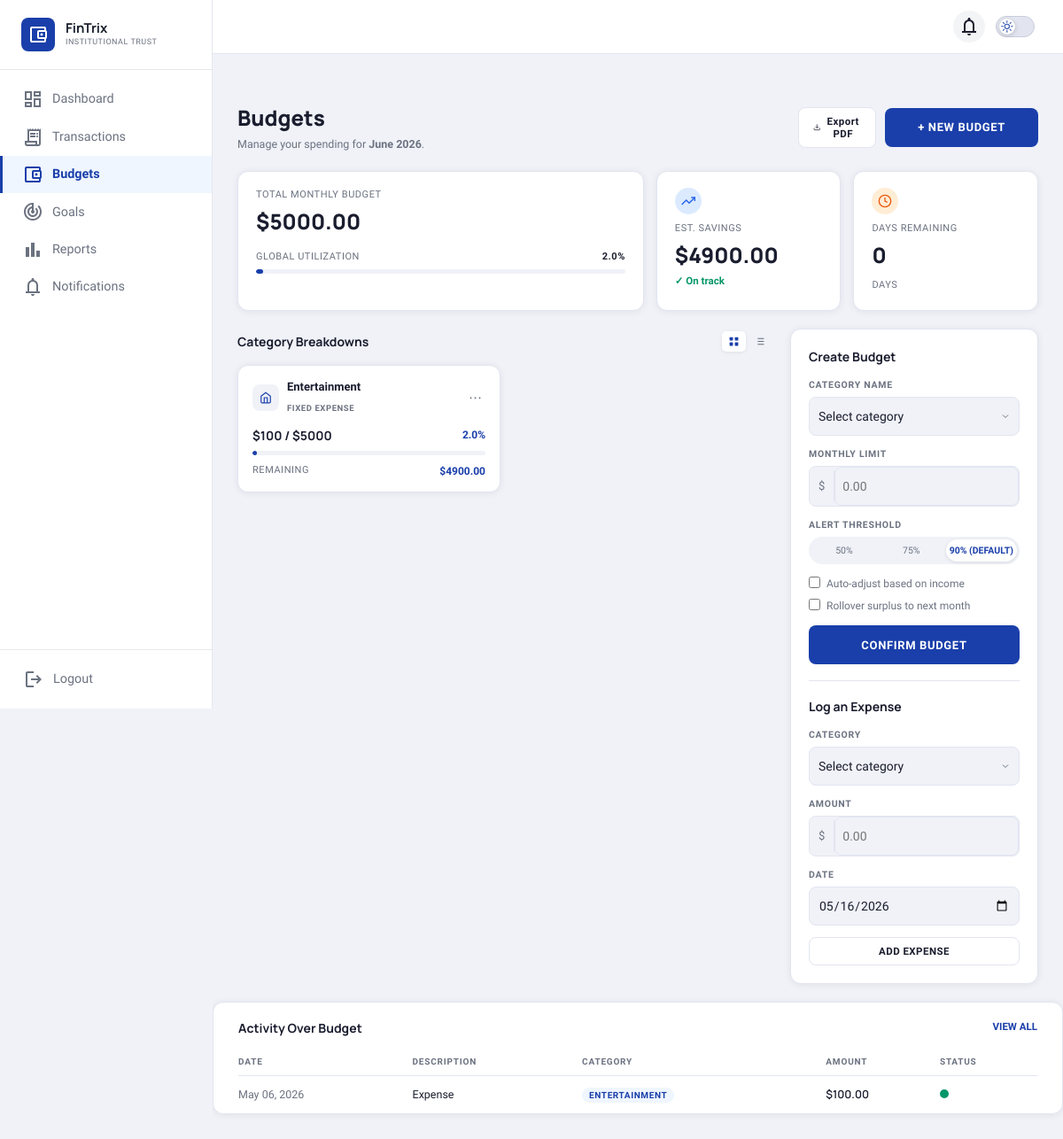
Screenshot of /budgets/2/ (signed in) with the database file from the repository.
### budgets/models.py (models this page shows, shortened)
class Budget(models.Model):
    month = models.DateField()
    year = models.IntegerField()
    def get_total_spent(self) -> float:
        result = self.category_budgets.aggregate(total=Sum("spent_amount"))["total"]
        return result if result else 0.0
    def get_remaining(self) -> float:
        total_limit = self.category_budgets.aggregate(total=Sum("limit"))["total"] or 0.0
        return total_limit - self.get_total_spent()

class Category(models.Model):
    name = models.CharField(max_length=100, unique=True)

class CategoryBudget(models.Model):
    budget = models.ForeignKey(
        Budget,
        on_delete=models.CASCADE,
        related_name="category_budgets",
    )
    category = models.ForeignKey(
        Category,
        on_delete=models.CASCADE,
        related_name="category_budgets",
    )
    limit = models.FloatField()
    spent_amount = models.FloatField(default=0.0)
    def get_remaining(self) -> float:
        return self.limit - self.spent_amount
    def is_limited(self) -> bool:
        return self.spent_amount >= self.limit

class Expense(models.Model):
    category_budget = models.ForeignKey(
        CategoryBudget,
        on_delete=models.CASCADE,
        related_name="expenses",
    )
    amount = models.FloatField()
    date = models.DateField()
    description     = models.CharField(max_length=200, blank=True, default="Expense")

### budgets/views.py (the view)
# urls.py: path("<int:budget_id>/",views.budget_detail,name="budget_detail"),
@login_required
def budget_detail(request, budget_id):
    budget           = get_object_or_404(Budget, id=budget_id)
    category_budgets = budget.category_budgets.select_related("category")
    categories  = []
    total_limit = 0.0
    total_spent = 0.0
    for cb in category_budgets:
        percentage = (cb.spent_amount / cb.limit * 100) if cb.limit > 0 else 0
        expenses = list(cb.expenses.order_by("-date").values("id", "amount", "date"))
        categories.append({
            "id":           cb.id,
            "name":         cb.category.name,
            "limit":        cb.limit,
            "spent_amount": cb.spent_amount,
            "remaining":    cb.get_remaining(),
            "percentage":   round(percentage, 1),
            "is_limited":   cb.is_limited(),
            "expenses":     expenses,
        })
        total_limit += cb.limit
        total_spent += cb.spent_amount
    global_utilization = (total_spent / total_limit * 100) if total_limit > 0 else 0
    today    = date.today()
    last_day = monthrange(budget.year, budget.month.month)[1]
    days_remaining = (
        last_day - today.day
        if (today.month == budget.month.month and today.year == budget.year)
        else 0
    )
    return render(request, "Budget.html", {
        "budget":             budget,
        "categories":         categories,
        "total_limit":        total_limit,
        "total_spent":        total_spent,
        "remaining":          budget.get_remaining(),
        "global_utilization": round(global_utilization, 1),
        "estimated_savings":  total_limit - total_spent,
        "days_remaining":     days_remaining,
    })

### budgets/templates/Budget.html (shortened to what this page needs)
{% load static %}
<!DOCTYPE html>
<html lang="en">
<head>
  <link rel="stylesheet" href="{% static 'css/style-Budget.css' %}" />
  <link rel="stylesheet" href="{% static 'css/theme-global.css' %}" />
</head>
<body>
<div class="app">
  {% include "includes/fintrix_sidebar.html" %}
  <main class="main">
    <div class="top-header">
      <a href="{% url 'notification_center' %}" class="header-icon" title="Notifications" aria-label="Notifications" style="text-decoration:none;color:inherit;">
      </a>
      {% include "includes/fintrix_theme_toggle.html" %}
    </div>
    <div class="page-header">
      <div>
        <h1 class="page-title">Budgets</h1>
        <p class="page-sub">
          {% if budget %}Manage your spending for <strong>{{ budget.month|date:"F" }} {{ budget.year }}</strong>.
          {% else %}Manage your monthly spending limits and financial health.{% endif %}
        </p>
      </div>
      <div class="header-btns">
        <button class="btn-outline" id="exportBtn">
          <svg viewBox="0 0 24 24" fill="none" stroke="currentColor" stroke-width="2" width="13" height="13"><path d="M21 15v4a2 2 0 0 1-2 2H5a2 2 0 0 1-2-2v-4"/><polyline points="7 10 12 15 17 10"/><line x1="12" y1="15" x2="12" y2="3"/></svg>
          Export PDF
        </button>
        <a href="{% url 'create_budget' %}" class="btn-primary">+ New Budget</a>
      </div>
    </div>
    {% if dashboard_data %}
    <div class="dash-grid">
      {% for item in dashboard_data %}
      <a href="{% url 'budget_detail' item.budget.id %}" class="dash-card">
        <div class="dash-card-top">
          <span class="dash-month">{{ item.budget.month|date:"F Y" }}</span>
          <span class="dash-badge">Active</span>
        </div>
        <div class="dash-nums">
          <div>
            <p class="lbl">Spent</p>
            <p class="num">${{ item.total_spent|floatformat:0 }}</p>
          </div>
          <div>
            <p class="lbl">Remaining</p>
            <p class="num green">${{ item.remaining|floatformat:0 }}</p>
          </div>
        </div>
      </a>
      {% empty %}
      <div class="no-budgets">
        <p>No budgets yet.</p>
        <a href="{% url 'create_budget' %}" class="btn-primary">Create your first budget</a>
      </div>
      {% endfor %}
    </div>
    {% elif budget %}
    <div class="stats-row">
      <div class="stat-card wide">
        <p class="lbl">TOTAL MONTHLY BUDGET</p>
        <div class="stat-main-row">
          <h2 class="stat-num">${{ total_limit|floatformat:2 }}</h2>
        </div>
        <div class="util-row">
          <span class="lbl">Global Utilization</span>
          <span class="lbl bold">{{ global_utilization }}%</span>
        </div>
        <div class="prog-track">
          <div class="prog-fill {% if global_utilization >= 90 %}fill-danger{% elif global_utilization >= 75 %}fill-warn{% endif %}"
               style="width:{{ global_utilization }}%"></div>
        </div>
      </div>
      <div class="stat-card">
        <div class="stat-icon blue">
          <svg viewBox="0 0 24 24" fill="none" stroke="currentColor" stroke-width="2" width="16" height="16"><polyline points="23 6 13.5 15.5 8.5 10.5 1 18"/><polyline points="17 6 23 6 23 12"/></svg>
        </div>
        <p class="lbl">EST. SAVINGS</p>
        <h2 class="stat-num">${{ estimated_savings|floatformat:2 }}</h2>
        <span class="on-track">✓ On track</span>
      </div>
      <div class="stat-card">
        <div class="stat-icon orange">
          <svg viewBox="0 0 24 24" fill="none" stroke="currentColor" stroke-width="2" width="16" height="16"><circle cx="12" cy="12" r="10"/><polyline points="12 6 12 12 16 14"/></svg>
        </div>
        <p class="lbl">DAYS REMAINING</p>
        <h2 class="stat-num">{{ days_remaining }}</h2>
        <span class="lbl">Days</span>
      </div>
    </div>
    <div class="content-wrap">
      <div class="content-left">
        <div class="sec-header">
          <h3 class="sec-title">Category Breakdowns</h3>
          <div class="view-btns">
            <button class="vbtn active" id="gridBtn">
              <svg viewBox="0 0 24 24" fill="currentColor" width="13" height="13"><rect x="3" y="3" width="7" height="7" rx="1"/><rect x="14" y="3" width="7" height="7" rx="1"/><rect x="3" y="14" width="7" height="7" rx="1"/><rect x="14" y="14" width="7" height="7" rx="1"/></svg>
            </button>
            <button class="vbtn" id="listBtn">
              <svg viewBox="0 0 24 24" fill="none" stroke="currentColor" stroke-width="2" width="13" height="13"><line x1="8" y1="6" x2="21" y2="6"/><line x1="8" y1="12" x2="21" y2="12"/><line x1="8" y1="18" x2="21" y2="18"/><line x1="3" y1="6" x2="3.01" y2="6"/></svg>
            </button>
          </div>
        </div>
        <div class="cat-grid" id="catGrid">
          {% for cat in categories %}
          <div class="cat-card {% if cat.percentage >= 90 %}cat-danger{% endif %}" data-name="{{ cat.name|lower }}">
            <div class="cat-head">
              <div class="cat-ico {% if cat.percentage >= 90 %}ico-danger{% endif %}">
                <svg viewBox="0 0 24 24" fill="none" stroke="currentColor" stroke-width="2" width="14" height="14"><path d="M3 9l9-7 9 7v11a2 2 0 0 1-2 2H5a2 2 0 0 1-2-2z"/><polyline points="9 22 9 12 15 12 15 22"/></svg>
              </div>
              <div class="cat-meta">
                <p class="cat-name">{{ cat.name }}</p>
                <span class="cat-tag {% if cat.percentage >= 90 %}tag-red{% endif %}">
                  {% if cat.percentage >= 90 %}CRITICAL{% else %}FIXED EXPENSE{% endif %}
                </span>
              </div>
              <button class="more-btn" data-id="{{ cat.id }}" data-budget="{{ budget.id }}">⋯</button>
            </div>
            <div class="cat-row">
              <span class="cat-spent">${{ cat.spent_amount|floatformat:0 }} / ${{ cat.limit|floatformat:0 }}</span>
              <span class="cat-pct {% if cat.percentage >= 90 %}pct-red{% elif cat.percentage >= 75 %}pct-warn{% endif %}">{{ cat.percentage }}%</span>
            </div>
            <div class="prog-track">
              <div class="prog-fill {% if cat.percentage >= 90 %}fill-danger{% elif cat.percentage >= 75 %}fill-warn{% elif cat.percentage >= 50 %}fill-ok{% endif %}"
                   style="width:{{ cat.percentage }}%"></div>
            </div>
            <div class="cat-foot">
              <span class="lbl">Remaining</span>
              <span class="rem-val {% if cat.percentage >= 90 %}rem-red{% endif %}">${{ cat.remaining|floatformat:2 }}</span>
            </div>
          </div>
          {% empty %}
          <div class="cat-empty">No categories added yet. Use the form to get started.</div>
          {% endfor %}
        </div>
      </div>
      <div class="content-right" id="formSection">
        <div class="form-card">
          <h3 class="form-title">Create Budget</h3>
          <form method="POST" action="{% url 'add_category_limit' budget.id %}" id="categoryForm">
            <div class="field">
              <label class="field-lbl">CATEGORY NAME</label>
              <div class="select-wrap">
                <select name="category_name" id="catSelect" required>
                  <option value="" disabled selected>Select category</option>
                </select>
              </div>
            </div>
            <div class="field">
              <label class="field-lbl">MONTHLY LIMIT</label>
              <div class="money-input">
                <span class="money-sym">$</span>
                <input type="number" name="limit" id="limitInput" step="0.01" min="0.01" placeholder="0.00" required />
              </div>
            </div>
            <div class="field">
              <label class="field-lbl">ALERT THRESHOLD</label>
              <div class="thresh-row">
                <span class="thresh-opt" data-val="50">50%</span>
                <span class="thresh-opt" data-val="75">75%</span>
                <span class="thresh-opt active" data-val="90">90% (DEFAULT)</span>
              </div>
            </div>
            <div class="field checks">
              <label class="chk-lbl"><input type="checkbox" name="auto_adjust" /> Auto-adjust based on income</label>
              <label class="chk-lbl"><input type="checkbox" name="rollover" /> Rollover surplus to next month</label>
            </div>
            <button type="submit" class="btn-primary full">CONFIRM BUDGET</button>
          </form>
          <div class="divider"></div>
          <h3 class="form-title">Log an Expense</h3>
          <form method="POST" action="{% url 'add_expense' budget.id %}" id="expenseForm">
            <div class="field">
              <label class="field-lbl">CATEGORY</label>
              <div class="select-wrap">
                <select name="category_name" required>
                  <option value="" disabled selected>Select category</option>
                </select>
              </div>
            </div>
            <div class="field">
              <label class="field-lbl">AMOUNT</label>
              <div class="money-input">
                <span class="money-sym">$</span>
                <input type="number" name="amount" step="0.01" min="0.01" placeholder="0.00" required />
              </div>
            </div>
            <div class="field">
              <label class="field-lbl">DATE</label>
              <input type="date" name="date" id="expenseDate" required />
            </div>
            <button type="submit" class="btn-outline full">ADD EXPENSE</button>
          </form>
        </div>
      </div>
    </div>
    <div class="activity-card">
      <div class="sec-header">
        <h3 class="sec-title">Activity Over Budget</h3>
        <a href="#" class="view-all">VIEW ALL</a>
      </div>
      <table class="act-table">
        <thead>
          <tr>
            <th>DATE</th>
            <th>DESCRIPTION</th>
            <th>CATEGORY</th>
            <th>AMOUNT</th>
            <th>STATUS</th>
          </tr>
        </thead>
        <tbody>
          {% for cat in categories %}
            {% for expense in cat.expenses %}
            <tr>
              <td class="act-date">{{ expense.date|date:"M d, Y" }}</td>
              <td class="act-desc">{{ expense.description|default:"Expense" }}</td>
              <td><span class="act-cat-tag">{{ cat.name }}</span></td>
              <td class="act-amt">${{ expense.amount|floatformat:2 }}</td>
              <td>
                {% if cat.percentage >= 90 %}
                  <span class="status-dot red"></span>
                {% else %}
                  <span class="status-dot green"></span>
                {% endif %}
              </td>
            </tr>
            {% endfor %}
          {% empty %}
          <tr><td colspan="5" class="act-empty">No expenses recorded yet.</td></tr>
          {% endfor %}
        </tbody>
      </table>
    </div>
    {% endif %}
  </main>
</div>
</body>
</html>

### rows the page displays
Budget: month "June", year "2026"
Category: name "Entertainment", name "ENTERTAINMENT"
CategoryBudget: spent_amount "100", limit "5000"
Expense: date "May 06, 2026", description "Expense", amount "100.00"

### other values shown
{{ total_limit|floatformat:2 }} "5000.00"
{{ global_utilization }} "2.0"
{{ estimated_savings|floatformat:2 }} "4900.00"
{{ days_remaining }} "0"
{{ cat.percentage }} "2.0"
{{ cat.remaining|floatformat:2 }} "4900.00"
